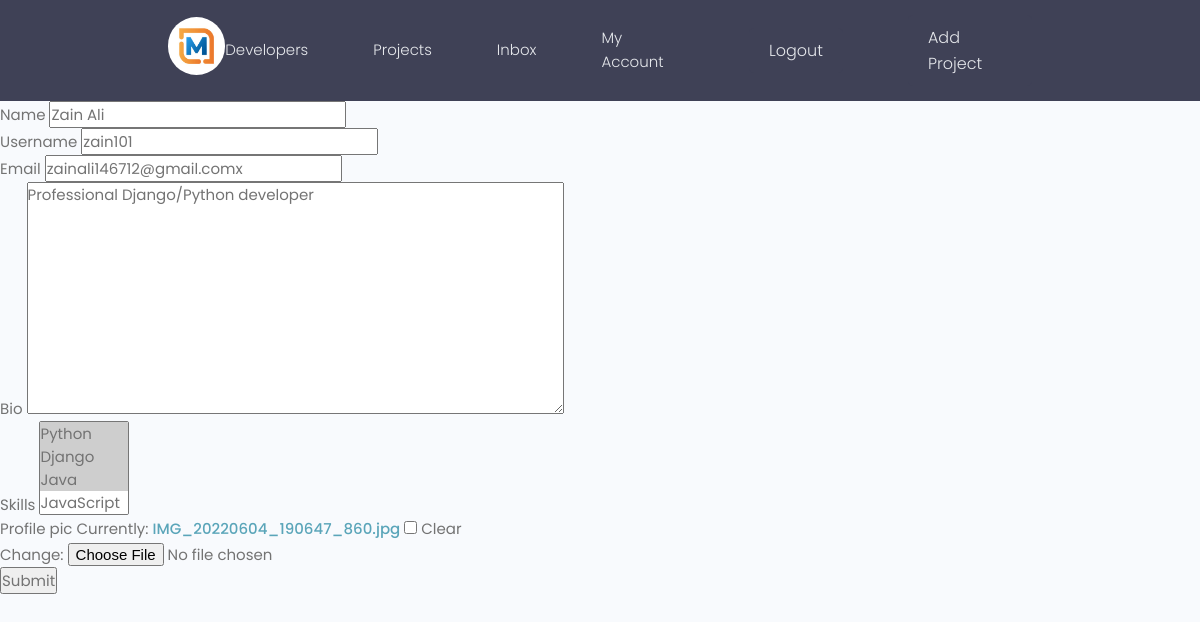
/update-profile/1/ (signed in), run on an earlier commit of the app's database.
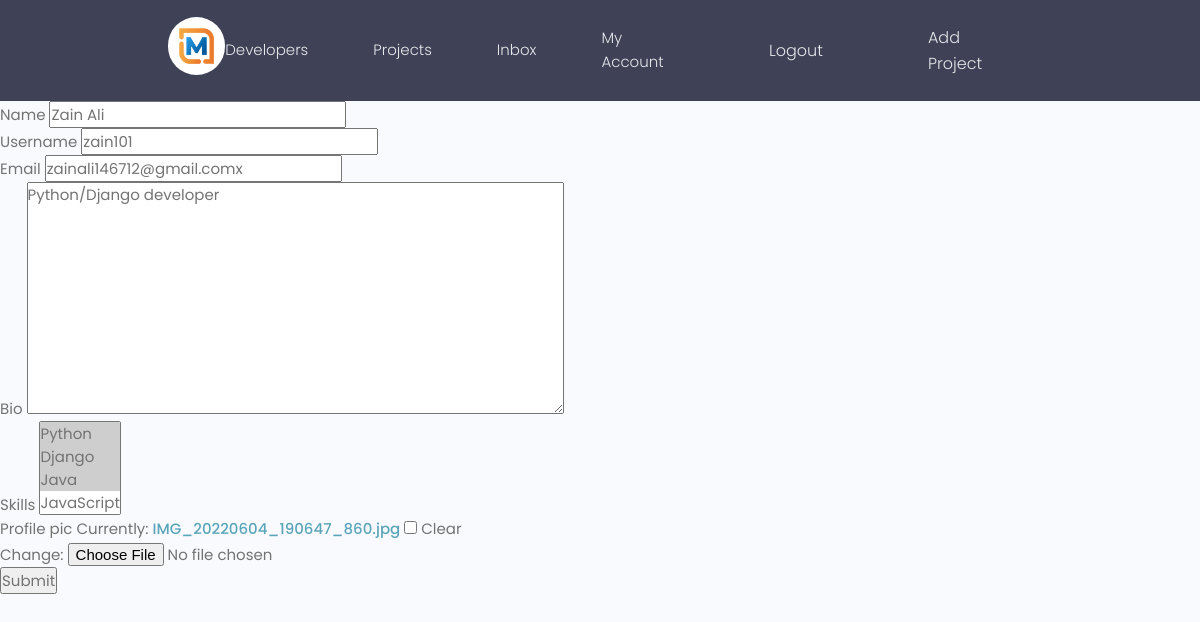
And on a later commit of the database.
### projects/models.py (models this page shows)
class User(AbstractUser):
    name = models.CharField(max_length=200, null=True)
    username = models.CharField(unique=True, max_length=200)
    email = models.EmailField(unique=True, null=True)
    bio = models.TextField(null=True)
    skills = models.ManyToManyField(Tag, blank=True)
    profile_pic = models.ImageField(null=True, blank=True, default='default.jpg')
    REQUIRED_FIELDS = []

### projects/views.py (the view)
# urls.py: path('update-profile/<str:pk>/', views.updateProfile, name='update-profile'),
@login_required(login_url='loginUser')
def updateProfile(request, pk):
    user = request.user
    form = UserForm(instance=user)
    if request.method == 'POST':
        form = UserForm(request.POST, request.FILES ,instance=user)
        if form.is_valid:
            form.save()
            return redirect('profile', pk=user.id)
    context = {'form': form}
    return render(request, 'projects/update-profile.html', context)

### projects/forms.py
class UserForm(ModelForm):
    class Meta:
        model = User
        fields = ['name', 'username', 'email', 'bio','skills' ,'profile_pic']

### projects/models.py (called while the page is built)
    def __str__(self):
        return self.name

### projects/templates/projects/update-profile.html (shortened to what this page needs)
{% extends 'main.html' %}
{% block content %}
<form action="" method="post" enctype="multipart/form-data">
    {% for field in form %}
      <div class="form__group">
        <label for="profile_pic">{{field.label}}</label>
        {{field}}
      </div>
    {% endfor %}
    <input type="submit" value="Submit">
  </form>
{% endblock content %}

What changed in the data, as far as the page shows it:
changed User "Zain Ali": bio "Professional Django/Python developer" → "Python/Django developer"
